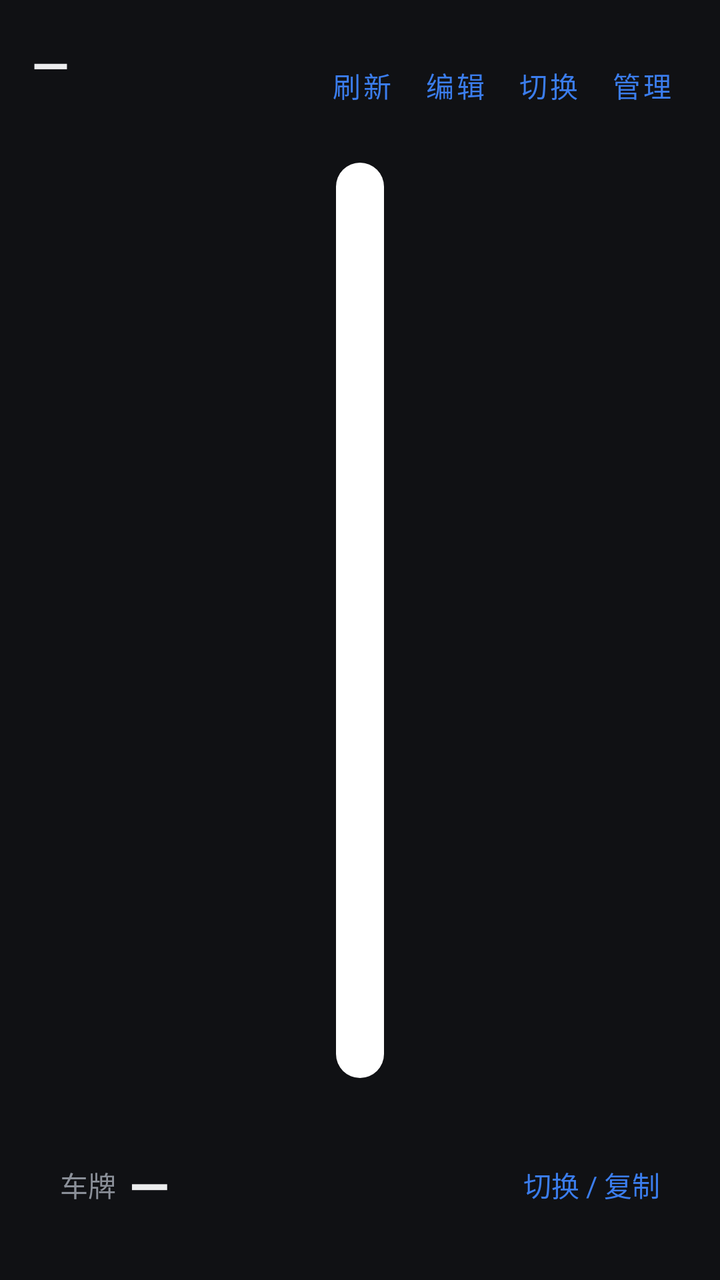
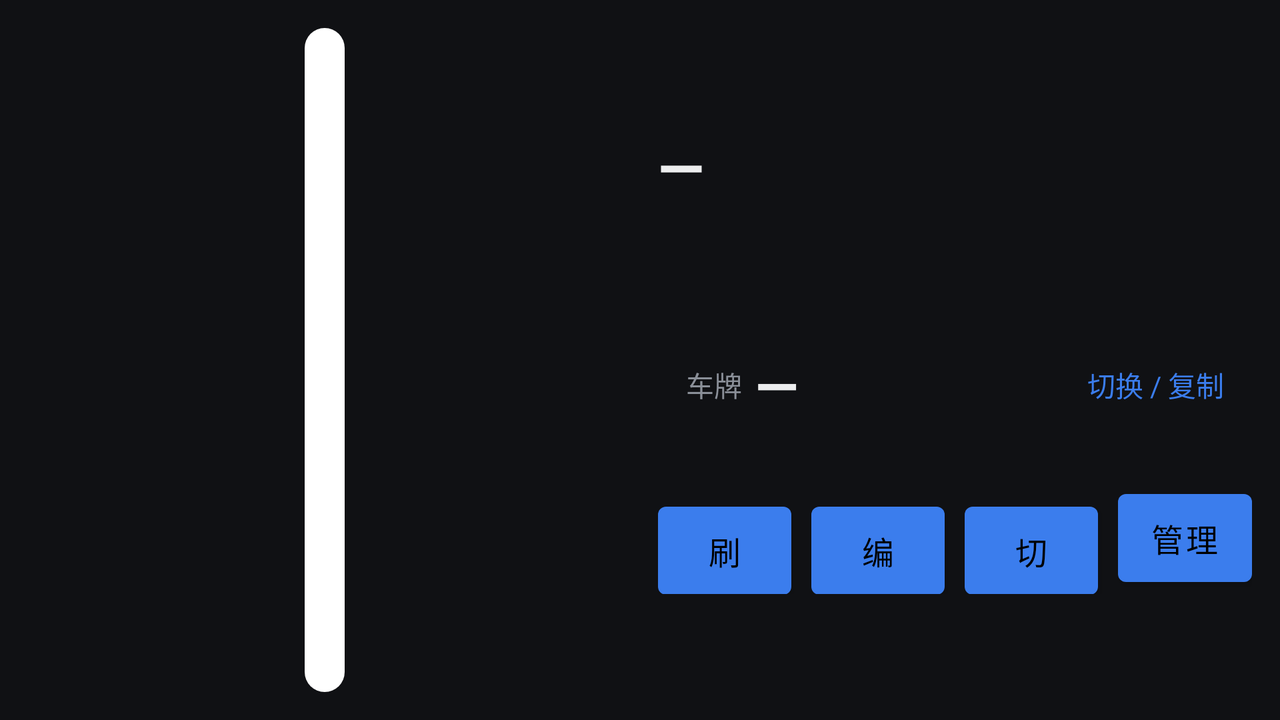

Two renders of one Android screen. The first uses the default layout on a phone; the second uses the alternative layout the repository ships for a different screen configuration, on a matching device. The two XML files are below.
<!-- AndroidManifest.xml: application theme Theme.ParkQR -->
<!-- res/layout/activity_main.xml -->
<?xml version="1.0" encoding="utf-8"?>
<LinearLayout xmlns:android="http://schemas.android.com/apk/res/android"
    android:layout_width="match_parent"
    android:layout_height="match_parent"
    android:orientation="vertical"
    android:background="@color/bg"
    android:padding="16dp">

    <LinearLayout
        android:layout_width="match_parent"
        android:layout_height="wrap_content"
        android:orientation="horizontal"
        android:gravity="center_vertical">

        <LinearLayout
            android:layout_width="0dp"
            android:layout_height="wrap_content"
            android:layout_weight="1"
            android:orientation="vertical">

            <TextView
                android:id="@+id/lotName"
                android:layout_width="match_parent"
                android:layout_height="wrap_content"
                android:textColor="@color/text"
                android:textSize="24sp"
                android:textStyle="bold"
                android:maxLines="1"
                android:ellipsize="end"
                android:text="—" />

            <TextView
                android:id="@+id/lotMeta"
                android:layout_width="match_parent"
                android:layout_height="wrap_content"
                android:layout_marginTop="2dp"
                android:textColor="@color/text_dim"
                android:textSize="14sp"
                android:text="" />
        </LinearLayout>

        <Button
            android:id="@+id/btnRefresh"
            style="?android:attr/buttonBarButtonStyle"
            android:layout_width="wrap_content"
            android:layout_height="wrap_content"
            android:minWidth="0dp"
            android:textColor="@color/accent"
            android:text="刷新" />

        <Button
            android:id="@+id/btnEdit"
            style="?android:attr/buttonBarButtonStyle"
            android:layout_width="wrap_content"
            android:layout_height="wrap_content"
            android:minWidth="0dp"
            android:textColor="@color/accent"
            android:text="编辑" />

        <Button
            android:id="@+id/btnSwitch"
            style="?android:attr/buttonBarButtonStyle"
            android:layout_width="wrap_content"
            android:layout_height="wrap_content"
            android:minWidth="0dp"
            android:textColor="@color/accent"
            android:text="切换" />

        <Button
            android:id="@+id/btnManage"
            style="?android:attr/buttonBarButtonStyle"
            android:layout_width="wrap_content"
            android:layout_height="wrap_content"
            android:minWidth="0dp"
            android:textColor="@color/accent"
            android:text="管理" />
    </LinearLayout>

    <FrameLayout
        android:id="@+id/qrHolder"
        android:layout_width="match_parent"
        android:layout_height="0dp"
        android:layout_weight="1"
        android:layout_marginTop="12dp">

        <FrameLayout
            android:id="@+id/qrCard"
            android:layout_width="wrap_content"
            android:layout_height="match_parent"
            android:layout_gravity="center"
            android:background="@drawable/bg_qr"
            android:padding="12dp">

            <ImageView
                android:id="@+id/qrImage"
                android:layout_width="match_parent"
                android:layout_height="match_parent"
                android:adjustViewBounds="true"
                android:scaleType="fitCenter"
                android:contentDescription="缴费二维码" />
        </FrameLayout>

        <TextView
            android:id="@+id/emptyHint"
            android:layout_width="match_parent"
            android:layout_height="match_parent"
            android:gravity="center"
            android:textColor="@color/text_dim"
            android:textSize="16sp"
            android:lineSpacingMultiplier="1.4"
            android:visibility="gone"
            android:text="还没有任何停车码\n\n点右上角「管理」→「手机传码」\n用手机拍一张物料码传过来" />
    </FrameLayout>

    <LinearLayout
        android:id="@+id/candRow"
        android:layout_width="match_parent"
        android:layout_height="wrap_content"
        android:layout_marginTop="10dp"
        android:orientation="horizontal" />

    <LinearLayout
        android:id="@+id/plateRow"
        android:layout_width="match_parent"
        android:layout_height="wrap_content"
        android:layout_marginTop="12dp"
        android:background="@drawable/bg_card"
        android:orientation="horizontal"
        android:gravity="center_vertical"
        android:padding="14dp">

        <TextView
            android:layout_width="wrap_content"
            android:layout_height="wrap_content"
            android:textColor="@color/text_dim"
            android:textSize="14sp"
            android:text="车牌  " />

        <TextView
            android:id="@+id/plate"
            android:layout_width="wrap_content"
            android:layout_height="wrap_content"
            android:textColor="@color/text"
            android:textSize="26sp"
            android:textStyle="bold"
            android:maxLines="1"
            android:text="—" />

        <Space
            android:layout_width="0dp"
            android:layout_height="1dp"
            android:layout_weight="1" />

        <TextView
            android:layout_width="wrap_content"
            android:layout_height="wrap_content"
            android:textColor="@color/accent"
            android:textSize="14sp"
            android:text="切换 / 复制" />
    </LinearLayout>
</LinearLayout>
<!-- resources referenced by this layout -->
<resources>
  <color name="accent">#FF3B7DED</color>
  <color name="bg">#FF101114</color>
  <color name="text">#FFECEDEE</color>
  <color name="text_dim">#FF8A8F98</color>
  <!-- drawable bg_qr (drawable) -->
  <?xml version="1.0" encoding="utf-8"?>
  <shape xmlns:android="http://schemas.android.com/apk/res/android" android:shape="rectangle">
      <solid android:color="#FFFFFFFF" />
      <corners android:radius="12dp" />
  </shape>
  <style name="Theme.ParkQR" parent="Theme.MaterialComponents.NoActionBar">
          <item name="android:windowBackground">@color/bg</item>
          <item name="colorPrimary">@color/accent</item>
          <item name="colorAccent">@color/accent</item>
      </style>
</resources>
<!-- res/layout-w600dp/activity_main.xml (the repository's variant of the layout above) -->
<!-- drawn on the phone turned sideways -->
<?xml version="1.0" encoding="utf-8"?>
<LinearLayout xmlns:android="http://schemas.android.com/apk/res/android"
    android:layout_width="match_parent"
    android:layout_height="match_parent"
    android:orientation="horizontal"
    android:background="@color/bg"
    android:padding="14dp">

    <FrameLayout
        android:id="@+id/qrHolder"
        android:layout_width="0dp"
        android:layout_height="match_parent"
        android:layout_weight="1">

        <FrameLayout
            android:id="@+id/qrCard"
            android:layout_width="wrap_content"
            android:layout_height="match_parent"
            android:layout_gravity="center"
            android:background="@drawable/bg_qr"
            android:padding="10dp">

            <ImageView
                android:id="@+id/qrImage"
                android:layout_width="match_parent"
                android:layout_height="match_parent"
                android:adjustViewBounds="true"
                android:scaleType="fitCenter"
                android:contentDescription="缴费二维码" />
        </FrameLayout>

        <TextView
            android:id="@+id/emptyHint"
            android:layout_width="match_parent"
            android:layout_height="match_parent"
            android:gravity="center"
            android:textColor="@color/text_dim"
            android:textSize="16sp"
            android:lineSpacingMultiplier="1.4"
            android:visibility="gone"
            android:text="还没有任何停车码\n\n点「管理」→「手机传码」\n用手机拍一张物料码传过来" />
    </FrameLayout>

    <LinearLayout
        android:layout_width="0dp"
        android:layout_height="match_parent"
        android:layout_weight="1"
        android:layout_marginStart="18dp"
        android:orientation="vertical"
        android:gravity="center_vertical">

        <TextView
            android:id="@+id/lotName"
            android:layout_width="match_parent"
            android:layout_height="wrap_content"
            android:textColor="@color/text"
            android:textSize="30sp"
            android:textStyle="bold"
            android:maxLines="2"
            android:ellipsize="end"
            android:text="—" />

        <TextView
            android:id="@+id/lotMeta"
            android:layout_width="match_parent"
            android:layout_height="wrap_content"
            android:layout_marginTop="4dp"
            android:textColor="@color/text_dim"
            android:textSize="15sp"
            android:maxLines="3"
            android:ellipsize="end"
            android:text="" />

        <LinearLayout
            android:id="@+id/candRow"
            android:layout_width="match_parent"
            android:layout_height="wrap_content"
            android:layout_marginTop="14dp"
            android:orientation="horizontal" />

        <LinearLayout
            android:id="@+id/plateRow"
            android:layout_width="match_parent"
            android:layout_height="wrap_content"
            android:layout_marginTop="18dp"
            android:background="@drawable/bg_card"
            android:orientation="horizontal"
            android:gravity="center_vertical"
            android:padding="14dp">

            <TextView
                android:layout_width="wrap_content"
                android:layout_height="wrap_content"
                android:textColor="@color/text_dim"
                android:textSize="14sp"
                android:text="车牌  " />

            <TextView
                android:id="@+id/plate"
                android:layout_width="wrap_content"
                android:layout_height="wrap_content"
                android:textColor="@color/text"
                android:textSize="28sp"
                android:textStyle="bold"
                android:maxLines="1"
                android:text="—" />

            <Space
                android:layout_width="0dp"
                android:layout_height="1dp"
                android:layout_weight="1" />

            <TextView
                android:layout_width="wrap_content"
                android:layout_height="wrap_content"
                android:textColor="@color/accent"
                android:textSize="14sp"
                android:text="切换 / 复制" />
        </LinearLayout>

        <LinearLayout
            android:layout_width="match_parent"
            android:layout_height="wrap_content"
            android:layout_marginTop="16dp"
            android:orientation="horizontal">

            <Button
                android:id="@+id/btnRefresh"
                android:layout_width="0dp"
                android:layout_height="wrap_content"
                android:layout_weight="1"
                android:minHeight="56dp"
                android:textSize="16sp"
                android:maxLines="1"
                android:text="刷新定位" />

            <Space android:layout_width="10dp" android:layout_height="1dp" />

            <Button
                android:id="@+id/btnEdit"
                android:layout_width="0dp"
                android:layout_height="wrap_content"
                android:layout_weight="1"
                android:minHeight="56dp"
                android:textSize="16sp"
                android:maxLines="1"
                android:text="编辑" />

            <Space android:layout_width="10dp" android:layout_height="1dp" />

            <Button
                android:id="@+id/btnSwitch"
                android:layout_width="0dp"
                android:layout_height="wrap_content"
                android:layout_weight="1"
                android:minHeight="56dp"
                android:textSize="16sp"
                android:maxLines="1"
                android:text="切换" />

            <Space android:layout_width="10dp" android:layout_height="1dp" />

            <Button
                android:id="@+id/btnManage"
                android:layout_width="0dp"
                android:layout_height="wrap_content"
                android:layout_weight="1"
                android:minHeight="56dp"
                android:textSize="16sp"
                android:maxLines="1"
                android:text="管理" />
        </LinearLayout>
    </LinearLayout>
</LinearLayout>
